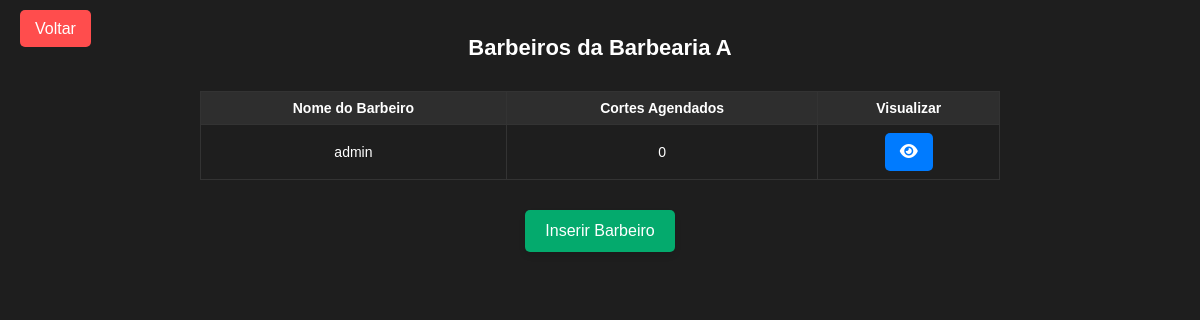
Page /admin/gerenciar_barbearia.php (signed in) on the committed database.
### tables this page shows
CREATE TABLE `barbearias` (
    `id` int NOT NULL AUTO_INCREMENT,
    `nome` varchar(155) NOT NULL,
    `telefone` varchar(17) NOT NULL,
    `id_endereco` int NOT NULL,
    PRIMARY KEY (`id`) USING BTREE
);

CREATE TABLE `barbeiros` (
    `id` int NOT NULL AUTO_INCREMENT,
    `nome` varchar(155) NOT NULL,
    `senha` varchar(255) NOT NULL,
    `id_barbearia` int NOT NULL,
    `foto` varchar(255) NOT NULL,
    `admin` tinyint(1) NOT NULL COMMENT '0 - Não é administrador\r\n1 - É administrador',
    PRIMARY KEY (`id`) USING BTREE,
    INDEX `fk_barbearia` (`id_barbearia` ASC) USING BTREE,
    CONSTRAINT `fk_barbearia` FOREIGN KEY (`id_barbearia`) REFERENCES `barbearias` (`id`) ON DELETE RESTRICT ON UPDATE CASCADE
);

### config/Database.php (called while the page is built, shortened)
<?php
class Database
{
    private PDO $conn;
    public function __construct()
    {
        try {
            $this->conn = new PDO("mysql:host=localhost;dbname=barbearia", "bamsoares", "root", [PDO::MYSQL_ATTR_INIT_COMMAND => "SET NAMES utf8"]);
            $this->conn->setAttribute(PDO::ATTR_ERRMODE, PDO::ERRMODE_EXCEPTION);
        } catch (\PDOException $e) {
            throw new \Exception("Query failed: " . $e->getMessage());
        }
    }
    private function query(string $query, array $params): \PDOStatement
    {
        try {
            $statement = $this->conn->prepare($query);
            $statement->execute($params);
            return $statement;
        } catch (\PDOException $e) {
            throw new \Exception("Query failed: " . $e->getMessage());
        }
    }
    public function select(string $query, array $params = [], bool $isAssoc = false): array
    {
        $result_query = $this->query($query, $params);
        if ($isAssoc) {
            $result_array = $result_query->fetchAll(PDO::FETCH_ASSOC);
        } else {
            $result_array = $result_query->fetchAll(PDO::FETCH_OBJ);
        }
        return $result_array;
    }
    public function selectOne(string $query, array $params = []): object|false
    {
        $result_query = $this->query($query, $params);
        $result_object = $result_query->fetch(PDO::FETCH_OBJ);
        return $result_object;
    }
}

### admin/gerenciar_barbearia.php (the view, shortened to what this page needs)
<?php
$id_barbearia = $_SESSION["user"]->id_barbearia;
include_once '../config/Database.php';
$db = new Database();
$barbearia = $db->selectOne("SELECT * FROM barbearias WHERE id = :id", ['id' => $id_barbearia]);
$barbeiros = $db->select("SELECT * FROM barbeiros WHERE id_barbearia = :id_barbearia", ['id_barbearia' => $id_barbearia]);
foreach ($barbeiros as $barbeiro) {
    $cortes = $db->selectOne("SELECT COUNT(*) as total_cortes FROM cortes WHERE id_barbeiro = :id_barbeiro", ['id_barbeiro' => $barbeiro->id]);
    $barbeiro->total_cortes = $cortes->total_cortes;
}
?>
<!DOCTYPE html>
<html lang="pt-BR">
<head>
    <link rel="stylesheet" href="https://cdnjs.cloudflare.com/ajax/libs/font-awesome/6.6.0/css/all.min.css" />
</head>
<body>
    <div class="logout-btn">
        <a href="index.php">Voltar</a>
    </div>
    <h1>Barbeiros da <?= $barbearia->nome ?></h1>
    <?php if (count($barbeiros) > 0): ?>
        <table class="cortes-table">
            <thead>
                <tr>
                    <th>Nome do Barbeiro</th>
                    <th>Cortes Agendados</th>
                    <th>Visualizar</th>
                </tr>
            </thead>
            <tbody>
                <?php foreach ($barbeiros as $barbeiro): ?>
                    <tr>
                        <td><?= htmlspecialchars($barbeiro->nome, ENT_QUOTES, 'UTF-8') ?></td>
                        <td><?= $barbeiro->total_cortes ?></td>
                        <td><button class="delete-btn"><a href="barbeiro/visualizar_barbeiro.php?id=<?= $barbeiro->id ?>"><i class="fa-solid fa-eye"></i></a></button></td>
                    </tr>
                <?php endforeach; ?>
            </tbody>
        </table>
    <?php else: ?>
        <p class="no-cortes">Nenhum barbeiro encontrado.</p>
    <?php endif; ?>
    <div>
        <a href="forms/formulario_barbeiro.php" class="inserir">Inserir Barbeiro</a>
    </div>
</body>
</html>

### admin/gerenciar_barbearia.php (style rules this page uses)
body { font-family: 'Arial', sans-serif; background-color: #1e1e1e; color: #fff; margin: 0; padding: 20px; display: flex; flex-direction: column; align-items: center; box-sizing: border-box; }
h1 { text-align: center; margin-bottom: 30px; font-size: 22px; }
.cortes-table { width: 100%; max-width: 800px; border-collapse: collapse; margin: 0 auto; }
.cortes-table th, .cortes-table td { padding: 8px; border: 1px solid #333; text-align: center; font-size: 14px; }
.cortes-table th { background-color: #2e2e2e; }
.logout-btn { position: absolute; top: 20px; left: 20px; }
.logout-btn a { color: #fff; text-decoration: none; background-color: #ff4d4d; padding: 10px 15px; border-radius: 5px; }
.delete-btn { background-color: transparent; border: none; color: #ff4d4d; cursor: pointer; font-size: 18px; }
.delete-btn a { color: #fff; text-decoration: none; background-color: #007BFF; padding: 10px 15px; border-radius: 5px; display: inline-block; transition: background-color 0.3s ease; }
.delete-btn { background-color: transparent; border: none; cursor: pointer; font-size: 16px; padding: 0; margin: 0; }
.inserir { display: inline-block; background-color: #04AA6D; color: #fff; padding: 12px 20px; text-decoration: none; font-size: 16px; border-radius: 5px; box-shadow: 0px 4px 6px rgba(0, 0, 0, 0.1); transition: background-color 0.3s ease, transform 0.3s ease; margin-top: 30px; }

### rows in the picture
barbearias: nome "Barbearia A"
barbeiros: nome "admin", total_cortes "0"
